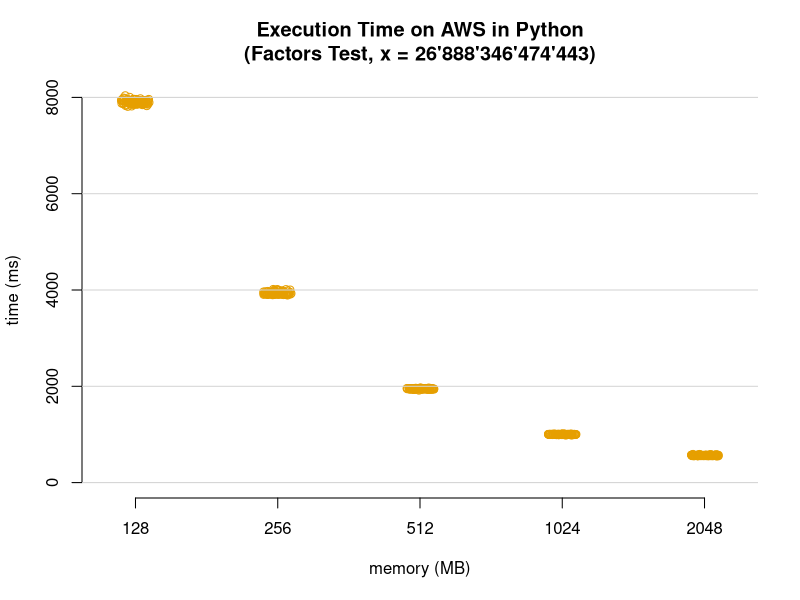

The R source for this figure:
input <- read.csv("raw_general_aws_python_data.csv",header=T,sep=",")
png(file = "scatterplot_general_aws_python.png", width=1000, height=1000, units="px", pointsize=24)
stripchart(input$measured_ms ~ input$memory_mb, pch = 21, frame = FALSE, vertical = TRUE, method = "jitter", main = "Execution Time on AWS in Python\n(Factors Test, x = 26'888'346'474'443)", xlab = "memory (MB)", ylab = "time (ms)", ylim = c(0, 8000), col = c("#E69F00", "#E69F00", "#E69F00", "#E69F00", "#E69F00"))
grid (NULL,NULL,nx=0,col = "lightgray")
